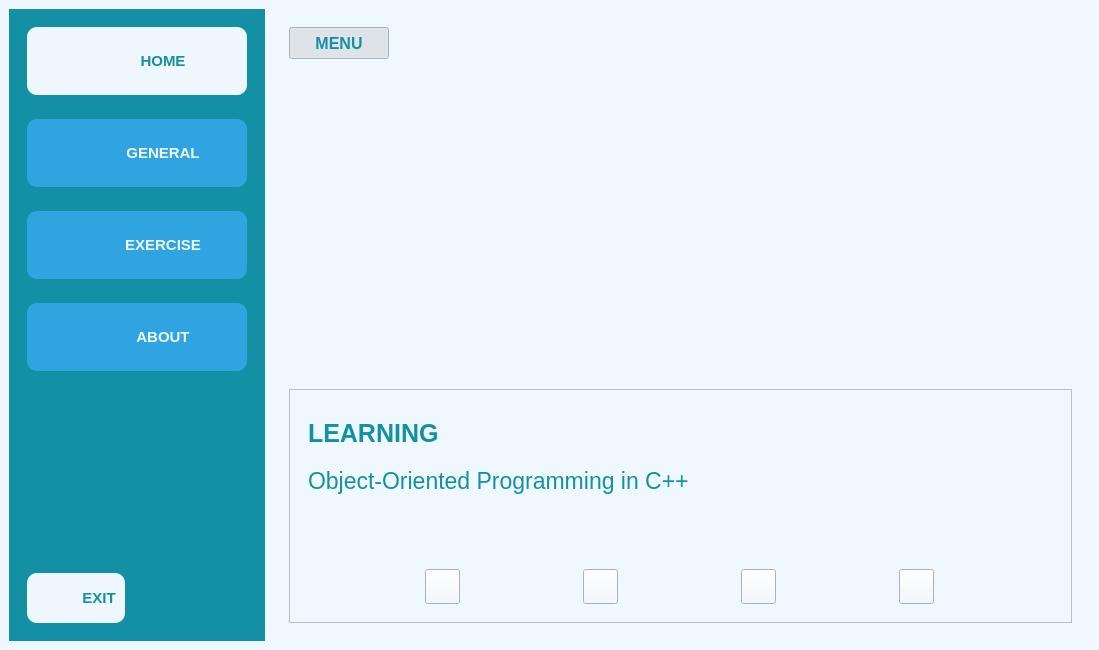
<?xml version="1.0" encoding="UTF-8"?>
<ui version="4.0">
 <class>Home</class>
 <widget class="QMainWindow" name="Home">
  <property name="geometry">
   <rect>
    <x>0</x>
    <y>0</y>
    <width>1099</width>
    <height>650</height>
   </rect>
  </property>
  <property name="windowTitle">
   <string>Home</string>
  </property>
  <property name="styleSheet">
   <string notr="true">
background-color: rgb(239, 248, 255);</string>
  </property>
  <widget class="QWidget" name="centralwidget">
   <layout class="QHBoxLayout" name="horizontalLayout">
    <item>
     <widget class="QWidget" name="menu" native="true">
      <property name="minimumSize">
       <size>
        <width>0</width>
        <height>0</height>
       </size>
      </property>
      <property name="maximumSize">
       <size>
        <width>256</width>
        <height>16777215</height>
       </size>
      </property>
      <property name="font">
       <font>
        <pointsize>13</pointsize>
       </font>
      </property>
      <property name="styleSheet">
       <string notr="true">background-color: rgb(19, 144, 164);</string>
      </property>
      <layout class="QVBoxLayout" name="verticalLayout">
       <item>
        <widget class="QWidget" name="widget_7" native="true">
         <property name="minimumSize">
          <size>
           <width>0</width>
           <height>0</height>
          </size>
         </property>
         <layout class="QHBoxLayout" name="horizontalLayout_4">
          <item>
           <widget class="QFrame" name="frame_2">
            <property name="styleSheet">
             <string notr="true">background-color: rgb(238, 247, 254);
border-radius: 10px;</string>
            </property>
            <property name="frameShape">
             <enum>QFrame::StyledPanel</enum>
            </property>
            <property name="frameShadow">
             <enum>QFrame::Raised</enum>
            </property>
            <layout class="QHBoxLayout" name="horizontalLayout_7">
             <item>
              <widget class="QLabel" name="label_2">
               <property name="minimumSize">
                <size>
                 <width>40</width>
                 <height>40</height>
                </size>
               </property>
               <property name="styleSheet">
                <string notr="true">image: url(:/icons/iconblues/home.svg);</string>
               </property>
               <property name="text">
                <string/>
               </property>
              </widget>
             </item>
             <item>
              <widget class="QPushButton" name="home_h">
               <property name="minimumSize">
                <size>
                 <width>150</width>
                 <height>50</height>
                </size>
               </property>
               <property name="font">
                <font>
                 <pointsize>11</pointsize>
                 <weight>75</weight>
                 <bold>true</bold>
                </font>
               </property>
               <property name="cursor">
                <cursorShape>PointingHandCursor</cursorShape>
               </property>
               <property name="styleSheet">
                <string notr="true">color: rgb(19, 144, 164);</string>
               </property>
               <property name="text">
                <string>HOME</string>
               </property>
               <property name="checkable">
                <bool>true</bool>
               </property>
               <property name="checked">
                <bool>true</bool>
               </property>
               <property name="autoRepeat">
                <bool>true</bool>
               </property>
               <property name="autoExclusive">
                <bool>true</bool>
               </property>
               <property name="flat">
                <bool>false</bool>
               </property>
              </widget>
             </item>
            </layout>
           </widget>
          </item>
         </layout>
        </widget>
       </item>
       <item>
        <widget class="QWidget" name="widget_3" native="true">
         <property name="minimumSize">
          <size>
           <width>0</width>
           <height>0</height>
          </size>
         </property>
         <property name="styleSheet">
          <string notr="true"/>
         </property>
         <layout class="QHBoxLayout" name="horizontalLayout_2">
          <item>
           <widget class="QFrame" name="frame">
            <property name="styleSheet">
             <string notr="true">background-color: rgb(47, 164, 224);
border-radius: 10px;</string>
            </property>
            <property name="frameShape">
             <enum>QFrame::StyledPanel</enum>
            </property>
            <property name="frameShadow">
             <enum>QFrame::Raised</enum>
            </property>
            <layout class="QHBoxLayout" name="horizontalLayout_6">
             <item>
              <widget class="QLabel" name="label">
               <property name="minimumSize">
                <size>
                 <width>40</width>
                 <height>40</height>
                </size>
               </property>
               <property name="styleSheet">
                <string notr="true">image: url(:/iconwhite/iconwhite/book-open.svg);</string>
               </property>
               <property name="text">
                <string/>
               </property>
              </widget>
             </item>
             <item>
              <widget class="QPushButton" name="general_h">
               <property name="minimumSize">
                <size>
                 <width>150</width>
                 <height>50</height>
                </size>
               </property>
               <property name="font">
                <font>
                 <pointsize>11</pointsize>
                 <weight>75</weight>
                 <bold>true</bold>
                </font>
               </property>
               <property name="cursor">
                <cursorShape>PointingHandCursor</cursorShape>
               </property>
               <property name="styleSheet">
                <string notr="true">color: rgb(239, 248, 255);</string>
               </property>
               <property name="text">
                <string>GENERAL</string>
               </property>
               <property name="checkable">
                <bool>true</bool>
               </property>
               <property name="checked">
                <bool>true</bool>
               </property>
               <property name="autoRepeat">
                <bool>true</bool>
               </property>
               <property name="autoExclusive">
                <bool>true</bool>
               </property>
               <property name="flat">
                <bool>false</bool>
               </property>
              </widget>
             </item>
            </layout>
           </widget>
          </item>
         </layout>
        </widget>
       </item>
       <item>
        <widget class="QWidget" name="widget_4" native="true">
         <layout class="QHBoxLayout" name="horizontalLayout_10">
          <item>
           <widget class="QFrame" name="frame_5">
            <property name="styleSheet">
             <string notr="true">background-color: rgb(47, 164, 224);
border-radius: 10px;</string>
            </property>
            <property name="frameShape">
             <enum>QFrame::StyledPanel</enum>
            </property>
            <property name="frameShadow">
             <enum>QFrame::Raised</enum>
            </property>
            <layout class="QHBoxLayout" name="horizontalLayout_11">
             <item>
              <widget class="QLabel" name="label_5">
               <property name="minimumSize">
                <size>
                 <width>40</width>
                 <height>40</height>
                </size>
               </property>
               <property name="styleSheet">
                <string notr="true">image: url(:/iconwhite/iconwhite/package.svg);</string>
               </property>
               <property name="text">
                <string/>
               </property>
              </widget>
             </item>
             <item>
              <widget class="QPushButton" name="exercise_h">
               <property name="minimumSize">
                <size>
                 <width>150</width>
                 <height>50</height>
                </size>
               </property>
               <property name="font">
                <font>
                 <pointsize>11</pointsize>
                 <weight>75</weight>
                 <bold>true</bold>
                </font>
               </property>
               <property name="cursor">
                <cursorShape>PointingHandCursor</cursorShape>
               </property>
               <property name="styleSheet">
                <string notr="true">color: rgb(239, 248, 255);</string>
               </property>
               <property name="text">
                <string>EXERCISE</string>
               </property>
               <property name="checkable">
                <bool>true</bool>
               </property>
               <property name="checked">
                <bool>true</bool>
               </property>
               <property name="autoRepeat">
                <bool>true</bool>
               </property>
               <property name="autoExclusive">
                <bool>true</bool>
               </property>
              </widget>
             </item>
            </layout>
           </widget>
          </item>
         </layout>
        </widget>
       </item>
       <item>
        <widget class="QWidget" name="widget_8" native="true">
         <layout class="QHBoxLayout" name="horizontalLayout_12">
          <item>
           <widget class="QFrame" name="frame_6">
            <property name="styleSheet">
             <string notr="true">background-color: rgb(47, 164, 224);
border-radius: 10px</string>
            </property>
            <property name="frameShape">
             <enum>QFrame::StyledPanel</enum>
            </property>
            <property name="frameShadow">
             <enum>QFrame::Raised</enum>
            </property>
            <layout class="QHBoxLayout" name="horizontalLayout_13">
             <item>
              <widget class="QLabel" name="label_6">
               <property name="minimumSize">
                <size>
                 <width>40</width>
                 <height>40</height>
                </size>
               </property>
               <property name="styleSheet">
                <string notr="true">image: url(:/iconwhite/iconwhite/alert-circle.svg);</string>
               </property>
               <property name="text">
                <string/>
               </property>
              </widget>
             </item>
             <item>
              <widget class="QPushButton" name="about_h">
               <property name="minimumSize">
                <size>
                 <width>150</width>
                 <height>50</height>
                </size>
               </property>
               <property name="font">
                <font>
                 <pointsize>11</pointsize>
                 <weight>75</weight>
                 <bold>true</bold>
                </font>
               </property>
               <property name="cursor">
                <cursorShape>PointingHandCursor</cursorShape>
               </property>
               <property name="styleSheet">
                <string notr="true">color: rgb(239, 248, 255);</string>
               </property>
               <property name="text">
                <string>ABOUT</string>
               </property>
              </widget>
             </item>
            </layout>
           </widget>
          </item>
         </layout>
        </widget>
       </item>
       <item>
        <spacer name="verticalSpacer">
         <property name="orientation">
          <enum>Qt::Vertical</enum>
         </property>
         <property name="sizeHint" stdset="0">
          <size>
           <width>20</width>
           <height>40</height>
          </size>
         </property>
        </spacer>
       </item>
       <item>
        <widget class="QWidget" name="widget_9" native="true">
         <layout class="QHBoxLayout" name="horizontalLayout_14">
          <item>
           <widget class="QFrame" name="frame_7">
            <property name="maximumSize">
             <size>
              <width>150</width>
              <height>50</height>
             </size>
            </property>
            <property name="styleSheet">
             <string notr="true">background-color: rgb(238, 247, 254);
border-radius: 10px;</string>
            </property>
            <property name="frameShape">
             <enum>QFrame::StyledPanel</enum>
            </property>
            <property name="frameShadow">
             <enum>QFrame::Raised</enum>
            </property>
            <layout class="QHBoxLayout" name="horizontalLayout_15">
             <item>
              <widget class="QLabel" name="label_7">
               <property name="minimumSize">
                <size>
                 <width>40</width>
                 <height>40</height>
                </size>
               </property>
               <property name="styleSheet">
                <string notr="true">image: url(:/icons/iconblues/log-out.svg);</string>
               </property>
               <property name="text">
                <string/>
               </property>
              </widget>
             </item>
             <item>
              <widget class="QPushButton" name="exit_h">
               <property name="font">
                <font>
                 <pointsize>11</pointsize>
                 <weight>75</weight>
                 <bold>true</bold>
                </font>
               </property>
               <property name="cursor">
                <cursorShape>PointingHandCursor</cursorShape>
               </property>
               <property name="styleSheet">
                <string notr="true">color: rgb(19, 144, 164);</string>
               </property>
               <property name="text">
                <string>EXIT</string>
               </property>
              </widget>
             </item>
            </layout>
           </widget>
          </item>
          <item>
           <spacer name="horizontalSpacer">
            <property name="orientation">
             <enum>Qt::Horizontal</enum>
            </property>
            <property name="sizeHint" stdset="0">
             <size>
              <width>40</width>
              <height>20</height>
             </size>
            </property>
           </spacer>
          </item>
         </layout>
        </widget>
       </item>
      </layout>
     </widget>
    </item>
    <item>
     <widget class="QWidget" name="widget_2" native="true">
      <layout class="QVBoxLayout" name="verticalLayout_2">
       <item>
        <widget class="QWidget" name="widget_6" native="true">
         <property name="maximumSize">
          <size>
           <width>16777215</width>
           <height>50</height>
          </size>
         </property>
         <layout class="QHBoxLayout" name="horizontalLayout_3">
          <item>
           <widget class="QPushButton" name="menu_o_c">
            <property name="maximumSize">
             <size>
              <width>100</width>
              <height>100</height>
             </size>
            </property>
            <property name="font">
             <font>
              <pointsize>12</pointsize>
              <weight>75</weight>
              <bold>true</bold>
             </font>
            </property>
            <property name="styleSheet">
             <string notr="true">color: rgb(19, 144, 164);
background-color: rgb(238, 247, 254);</string>
            </property>
            <property name="text">
             <string>MENU</string>
            </property>
            <property name="icon">
             <iconset resource="resources.qrc">
              <normaloff>:/icons/iconblues/menu.svg</normaloff>:/icons/iconblues/menu.svg</iconset>
            </property>
            <property name="iconSize">
             <size>
              <width>35</width>
              <height>35</height>
             </size>
            </property>
            <property name="checkable">
             <bool>true</bool>
            </property>
            <property name="checked">
             <bool>true</bool>
            </property>
            <property name="autoRepeat">
             <bool>true</bool>
            </property>
            <property name="autoExclusive">
             <bool>true</bool>
            </property>
           </widget>
          </item>
          <item>
           <widget class="QLabel" name="label_3">
            <property name="font">
             <font>
              <pointsize>13</pointsize>
              <weight>75</weight>
              <bold>true</bold>
             </font>
            </property>
            <property name="styleSheet">
             <string notr="true">color: rgb(19, 144, 164);</string>
            </property>
            <property name="text">
             <string/>
            </property>
           </widget>
          </item>
         </layout>
        </widget>
       </item>
       <item>
        <widget class="QWidget" name="widget_10" native="true">
         <property name="minimumSize">
          <size>
           <width>600</width>
           <height>300</height>
          </size>
         </property>
         <property name="styleSheet">
          <string notr="true">
image: url(:/img/img/Cppimg1.png);</string>
         </property>
         <layout class="QVBoxLayout" name="verticalLayout_3"/>
        </widget>
       </item>
       <item>
        <widget class="QWidget" name="widget_5" native="true">
         <layout class="QHBoxLayout" name="horizontalLayout_5">
          <item>
           <widget class="QFrame" name="frame_3">
            <property name="styleSheet">
             <string notr="true">color: rgb(19, 144, 164);</string>
            </property>
            <property name="frameShape">
             <enum>QFrame::StyledPanel</enum>
            </property>
            <property name="frameShadow">
             <enum>QFrame::Raised</enum>
            </property>
            <layout class="QVBoxLayout" name="verticalLayout_4">
             <item>
              <widget class="QWidget" name="widget" native="true">
               <layout class="QVBoxLayout" name="verticalLayout_5">
                <item alignment="Qt::AlignBottom">
                 <widget class="QLabel" name="label_4">
                  <property name="font">
                   <font>
                    <pointsize>19</pointsize>
                    <weight>75</weight>
                    <bold>true</bold>
                   </font>
                  </property>
                  <property name="text">
                   <string>LEARNING </string>
                  </property>
                 </widget>
                </item>
                <item alignment="Qt::AlignBottom">
                 <widget class="QLabel" name="label_8">
                  <property name="font">
                   <font>
                    <pointsize>17</pointsize>
                   </font>
                  </property>
                  <property name="text">
                   <string>Object-Oriented Programming in C++</string>
                  </property>
                 </widget>
                </item>
               </layout>
              </widget>
             </item>
             <item alignment="Qt::AlignBottom">
              <widget class="QWidget" name="widget_11" native="true">
               <layout class="QHBoxLayout" name="horizontalLayout_8">
                <item>
                 <widget class="QPushButton" name="facebook">
                  <property name="minimumSize">
                   <size>
                    <width>35</width>
                    <height>35</height>
                   </size>
                  </property>
                  <property name="maximumSize">
                   <size>
                    <width>35</width>
                    <height>16777215</height>
                   </size>
                  </property>
                  <property name="styleSheet">
                   <string notr="true">image: url(:/iconapps/iconapps/facebook.png);</string>
                  </property>
                  <property name="text">
                   <string/>
                  </property>
                 </widget>
                </item>
                <item>
                 <widget class="QPushButton" name="youtube">
                  <property name="minimumSize">
                   <size>
                    <width>35</width>
                    <height>35</height>
                   </size>
                  </property>
                  <property name="maximumSize">
                   <size>
                    <width>35</width>
                    <height>16777215</height>
                   </size>
                  </property>
                  <property name="styleSheet">
                   <string notr="true">image: url(:/iconapps/iconapps/youtube.png);</string>
                  </property>
                  <property name="text">
                   <string/>
                  </property>
                 </widget>
                </item>
                <item>
                 <widget class="QPushButton" name="github">
                  <property name="minimumSize">
                   <size>
                    <width>35</width>
                    <height>35</height>
                   </size>
                  </property>
                  <property name="maximumSize">
                   <size>
                    <width>35</width>
                    <height>16777215</height>
                   </size>
                  </property>
                  <property name="styleSheet">
                   <string notr="true">image: url(:/iconapps/iconapps/github.png);</string>
                  </property>
                  <property name="text">
                   <string/>
                  </property>
                 </widget>
                </item>
                <item>
                 <widget class="QPushButton" name="gg_drive">
                  <property name="minimumSize">
                   <size>
                    <width>35</width>
                    <height>35</height>
                   </size>
                  </property>
                  <property name="maximumSize">
                   <size>
                    <width>35</width>
                    <height>16777215</height>
                   </size>
                  </property>
                  <property name="styleSheet">
                   <string notr="true">image: url(:/iconapps/iconapps/google-drive.png);</string>
                  </property>
                  <property name="text">
                   <string/>
                  </property>
                 </widget>
                </item>
               </layout>
              </widget>
             </item>
            </layout>
           </widget>
          </item>
         </layout>
        </widget>
       </item>
      </layout>
     </widget>
    </item>
   </layout>
  </widget>
 </widget>
 <resources>
  <include location="resources.qrc"/>
 </resources>
 <connections/>
</ui>
